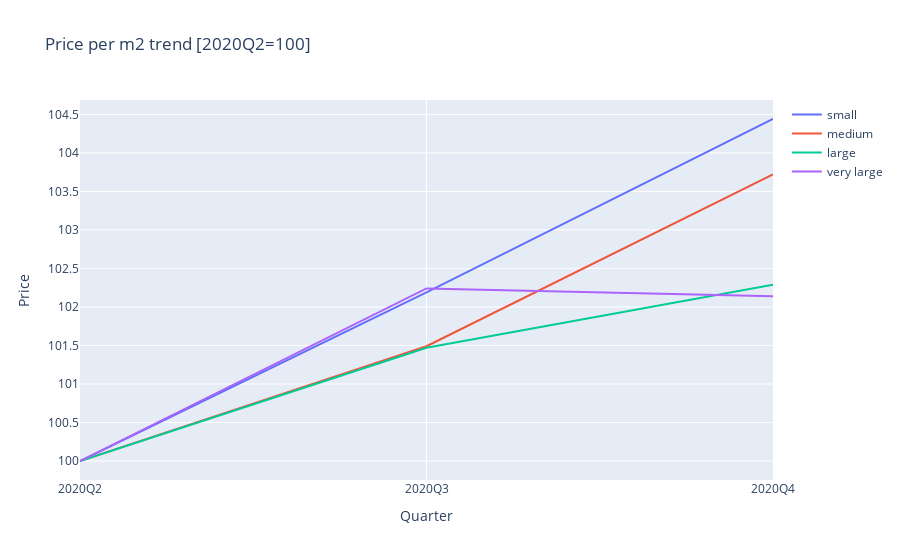

Source (notebook cell):
### Code cell
data = []
for area_group in df_graph.Area_group.unique():
    df_temp = df_graph.query("Area_group == '{}'".format(area_group))
    
    
    trace=go.Scatter(
                x=df_temp.offer_date_q,
                y=df_temp.unit_price_static,
                mode='lines',
                marker=dict(
                size=5

                ),
            name=area_group,

            )
    data.append(trace)
    
figure=go.Figure(
    data=data,
    layout=go.Layout(
        title="Price per m2 trend [2020Q2=100]",
            yaxis=dict(title="Price"),
        xaxis=dict(title="Quarter",type="category")

    
    ))
iplot(figure)

### Figure 1 — Plotly figure (JSON) as saved in the notebook; plotly's stock layout.template omitted (floating-point values rounded to 4 significant figures)
{"data": [{"marker": {"size": 5}, "mode": "lines", "name": "small", "type": "scatter", "x": ["2020Q2", "2020Q3", "2020Q4"], "y": [100, 102.2, 104.4]}, {"marker": {"size": 5}, "mode": "lines", "name": "medium", "type": "scatter", "x": ["2020Q2", "2020Q3", "2020Q4"], "y": [100, 101.5, 103.7]}, {"marker": {"size": 5}, "mode": "lines", "name": "large", "type": "scatter", "x": ["2020Q2", "2020Q3", "2020Q4"], "y": [100, 101.5, 102.3]}, {"marker": {"size": 5}, "mode": "lines", "name": "very large", "type": "scatter", "x": ["2020Q2", "2020Q3", "2020Q4"], "y": [100, 102.2, 102.1]}], "layout": {"title": {"text": "Price per m2 trend [2020Q2=100]"}, "xaxis": {"title": {"text": "Quarter"}, "type": "category"}, "yaxis": {"title": {"text": "Price"}}}}
